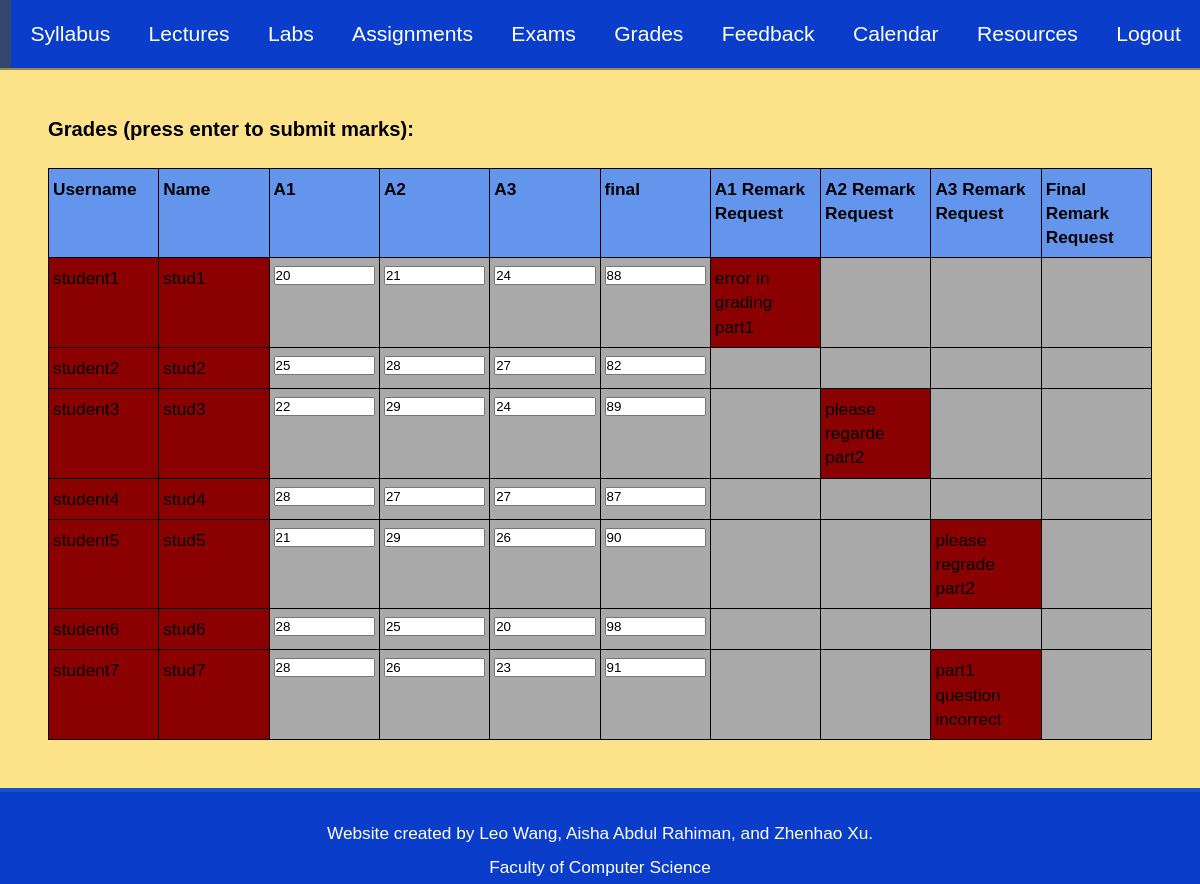
The app's page /grades (signed in) with its own data.
### tables this page shows
CREATE TABLE Marks(
    username     TEXT PRIMARY KEY,
    name         TEXT,
    A1           INTEGER,
	A2           INTEGER,
	A3           INTEGER,
	final        INTEGER,
    A1_reason    TEXT,
    A2_reason    TEXT,
    A3_reason    TEXT,
    final_reason TEXT
);

### A3/assignment3/app.py (the view)
@app.route("/grades", methods=['POST', 'GET'])
def grades():
    check_login()
    if session['usertype'] == 'student':
        headings = ("A1", "A2", "A3", "final")
        if request.method == 'POST':
            reason = request.form['reason']
            execute(f"UPDATE Marks SET {request.form['asn']} = ? WHERE username = ?", reason, session['username'])
            commit()
        data = records("SELECT A1, A2, A3, final FROM Marks WHERE username = ?", session['username'])
        return render_template('grades.html', headings=headings, data=data)
    elif session['usertype'] == 'instructor':
        headings = ("Username", "Name", "A1", "A2", "A3", "final", "A1 Remark Request", "A2 Remark Request",
                    "A3 Remark Request", "Final Remark Request")
        data = records("SELECT * FROM Marks")
        if request.method == "POST":
            mark = request.form['mark']
            execute(f"UPDATE Marks SET {request.form['asn']} = ? WHERE username = ?", mark, request.form['student'])
            commit()
        data = records("SELECT * FROM Marks")
        return render_template('grades.html', headings=headings, data=data)
    else:
        raise ValueError('Invalid usertype: ' + session['usertype'])

### A3/assignment3/auth.py (called while the page is built)
def check_login():
    if 'username' not in session:
        abort(403)

### A3/assignment3/db.py (called while the page is built)
def records(commands, *values):
    cur.execute(commands, tuple(values))
    return cur.fetchall()

### A3/assignment3/templates/grades.html (shortened to what this page needs)
{% extends 'navbase.html' %}
{% block content %}
    <h3>Grades (press enter to submit marks):</h3>
    <br>
    {% if session['usertype'] == 'student' %}
        <div class="table-4-col">
            {% for header in headings %}
                <span class="table-header">{{ header }}</span>
            {% endfor %}
            {% for row in data %}
                {% for entry in row %}
                    {% if entry != None %}
                        <span>{{ entry }}</span>
                    {% else %}
                        <span>N/A</span>
                    {% endif %}
                {% endfor %}
            {% endfor %}
            <span>
                <form method="POST" onsubmit="return submitRemarkRequest(this)">
                    <label for="A1">Reason:</label>
                    <input type="text" id="A1" name="reason" rows="3" cols="6">
                    <input type="submit" name="regrade-submit-A1" value="Submit regrade request" class="button">
                    <input type="hidden" name="asn" value="a1_reason"/>
                </form>
            </span>
            <span>
                <form method="POST" onsubmit="return submitRemarkRequest(this)">
                    <label for="A2">Reason:</label>
                    <input type="text" id="A2" name="reason" rows="3" cols="6">
                    <input type="submit" name="regrade-submit-A2" value="Submit regrade request" class="button">
                    <input type="hidden" name="asn" value="a2_reason"/>
                </form>
            </span>
            <span>
                <form method="POST" onsubmit="return submitRemarkRequest(this)">
                    <label for="A3">Reason:</label>
                    <input type="text" id="A3" name="reason" rows="3" cols="6">
                    <input type="submit" name="regrade-submit-A3" value="Submit regrade request" class="button">
                    <input type="hidden" name="asn" value="a3_reason"/>
                </form>
            </span>
            <span>
                <form method="POST" onsubmit="return submitRemarkRequest(this)">
                    <label for="final">Reason:</label>
                    <input type="text" id="final" name="reason">
                    <input type="submit" name="regrade-submit-F" value="Submit regrade request" class="button">
                    <input type="hidden" name="asn" value="final_reason"/>
                </form>
            </span>
        </div>
    {% elif session['usertype'] == 'instructor' %}
        <div class="table-10-col">
            {% for header in headings %}
                <span class="table-header">{{ header }}</span>
            {% endfor %}
            {% for row in data %}
                {% for entry in row %}
                    {% if loop.index0 > 1 and loop.index0 < 6 %}
                        {% if entry != None %}
                            <span>
                                <form method="post" onsubmit="return validateGrade(this)">
                                    <input class="mark-input" type="text" name="mark" value="{{ entry }}"/>
                                </form>
                            </span>
                        {% else %}
                            <span>
                                <input type="number"/>
                            </span>
                        {% endif %}
                    {% else %}
                        {% if entry != None %}
                            <span class="table-alert">{{ entry }}</span>
                        {% else %}
                            <span></span>
                        {% endif %}
                    {% endif %}
                {% endfor %}
            {% endfor %}
        </div>
    {% endif %}
{% endblock %}

### A3/assignment3/templates/navbase.html (shortened to what this page needs)
<!DOCTYPE html>
<html lang="en">
<head>
    <link rel="stylesheet" href="{{ url_for('static', filename='style.css') }}">
</head>
<body>
    <nav id="navbar" class="nav">
        <ul class="nav-list">
            <li>
                <a href="/">Home</a>
            </li>
            <li>
                <a href="syllabus">Syllabus</a>
            </li>
            <li>
                <a href="lectures">Lectures</a>
            </li>
            <li>
                <a href="labs">Labs</a>
            </li>
            <li>
                <a href="assignments">Assignments</a>
            </li>
            <li>
                <a href="exams">Exams</a>
            </li>
            <li>
                <a href="grades">Grades</a>
            </li>
            <li>
                <a href="feedback">Feedback</a>
            </li>
            <li>
                <a href="calendar">Calendar</a>
            </li>
            <li>
                <a href="resources">Resources</a>
            </li>
            <li>
                <a href="logout">Logout</a>
            </li>
        </ul>
    </nav>
    <div class="main">
        {% block content %}
        {% endblock %}
    </div>
    <footer>
        <p>
            Website created by Leo Wang, Aisha Abdul Rahiman, and Zhenhao Xu.
        </p>
        <a href="https://www.utsc.utoronto.ca/cms/faculty-of-computer-science">
            Faculty of Computer Science
        </a>
    </footer>
</body>
</html>

### A3/assignment3/static/style.css (style rules this page uses)
* { margin: 0; padding: 0; }
*, *::before, *::after { box-sizing: inherit; }
html { box-sizing: border-box; font-size: 62.5%; scroll-behavior: smooth; min-height: 100%; }
@media only screen and (max-width: 75em) { html { font-size: 60%; } }
body { font-family: "Arial Black", sans-serif; font-size: 1.8rem; font-weight: 400; line-height: 1.4; color: rgb(0, 0, 0); }
ul { list-style: none; }
a { text-decoration: none; color: black; }
form { display: flex; flex-direction: column; text-align: center; }
.nav { display: flex; justify-content: flex-end; flex-wrap: wrap; position: fixed; top: 0; left: 0; width: 100%; background: rgb(10, 61, 201); box-shadow: 0 2px 0 rgba(0, 0, 0, 0.4); z-index: 1; overflow: hidden; }
.nav-list { display: flex; }
.nav-list > * { height: 100%; align-items: center; }
.nav-list a { display: block; font-size: 2.2rem; padding: 2rem; text-align: center; color: white; height: 100%; }
.main { display: flex; flex-direction: column; justify-content: left; align-items: flex-start; width: 100%; height: 100%; background-color: #FCE38A; padding-bottom: 5rem; padding-top: 12rem; min-height: calc(100vh - 10rem); }
.main > * { margin: 0 5rem 0 5rem; }
footer { width: 100%; height: 10rem; font-weight: 300; display: flex; flex-direction: column; text-align: center; align-items: center; justify-content: space-evenly; padding: 2rem; background: rgb(10, 61, 201); border-top: 4px solid rgb(20, 80, 201); }
footer > p { margin: 1rem; color: white; }
footer > a { color: white; }
.table-10-col { display: grid; grid-template-columns: repeat(10, 1fr); border-top: 1px solid black; border-right: 1px solid black; background: darkgray; }
.table-10-col > span { padding: 8px 4px; border-left: 1px solid black; border-bottom: 1px solid black; }
.table-header { background-color: cornflowerblue; font-weight: bold; }
.mark-input { width: 100%; height: 100%; }
.table-alert { background-color: darkred; }

### records on screen
Marks: username "student1", name "stud1", row "20" "21" "24" "88", A1_reason "error in grading part1"
Marks: username "student2", name "stud2", row "25" "28" "27" "82"
Marks: username "student3", name "stud3", row "22" "29" "24" "89", A2_reason "please regarde part2"
Marks: username "student4", name "stud4", row "28" "27" "27" "87"
Marks: username "student5", name "stud5", row "21" "29" "26" "90", A3_reason "please regrade part2"
Marks: username "student6", name "stud6", row "28" "25" "20" "98"
Marks: username "student7", name "stud7", row "28" "26" "23" "91", A3_reason "part1 question incorrect"

### other values on screen
{{ header }} "Username" "Name" "A1" "A2" "A3" "final" "A1 Remark Request" "A2 Remark Request" "A3 Remark Request" "Final Remark Request"
